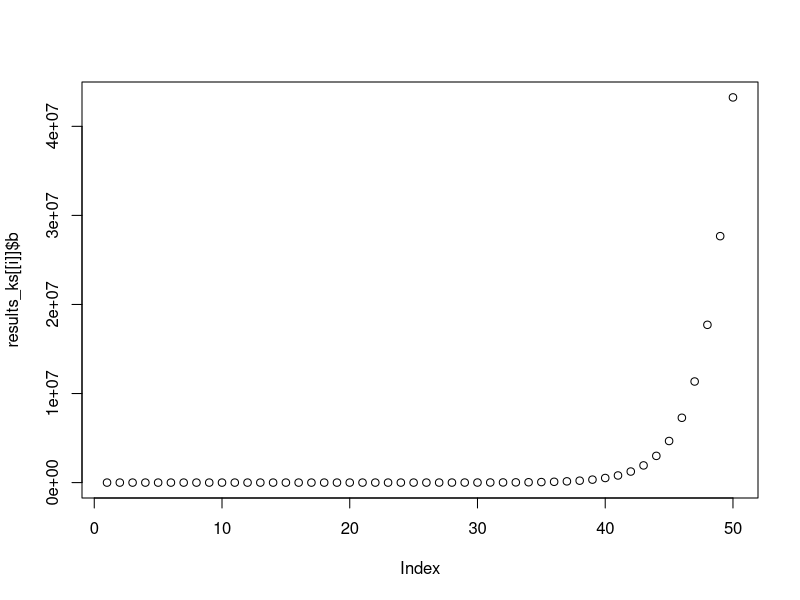
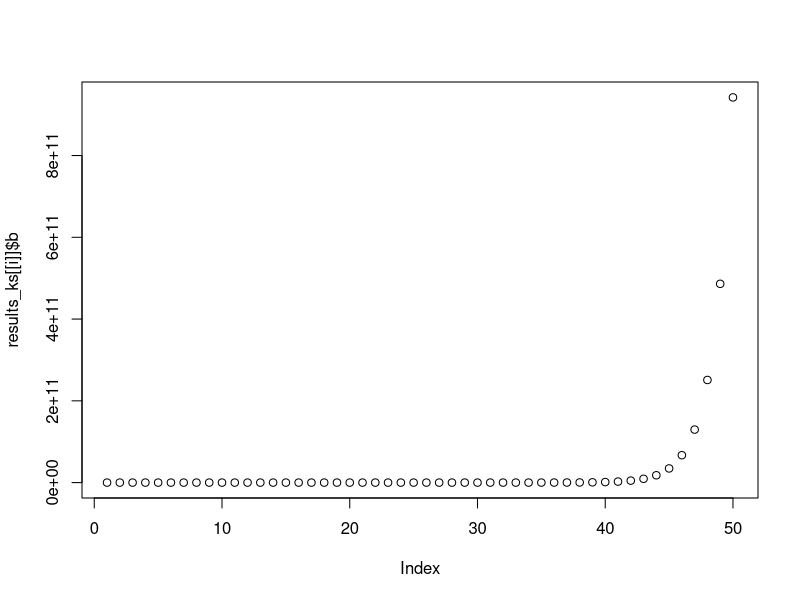
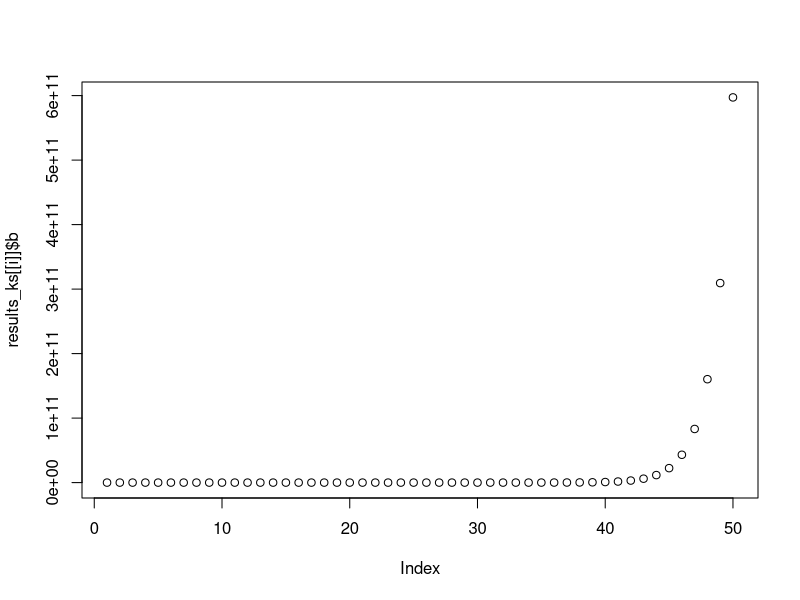
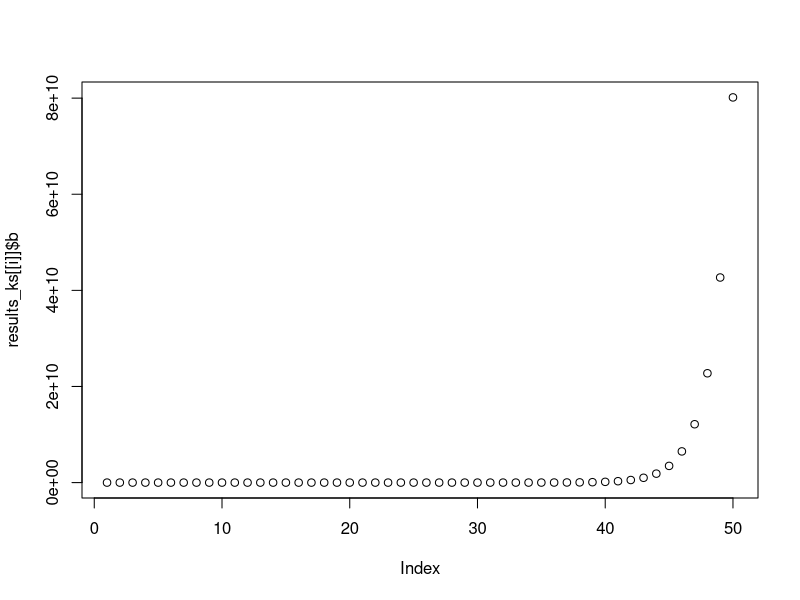
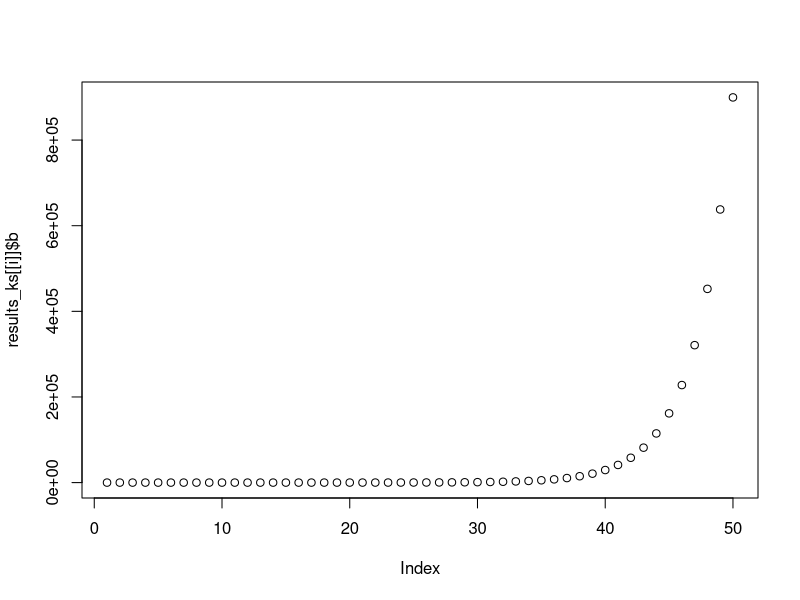
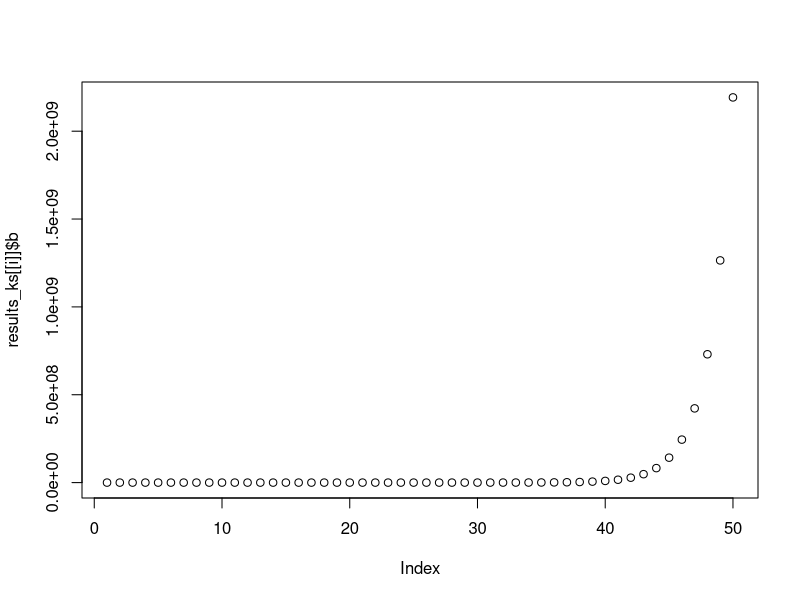
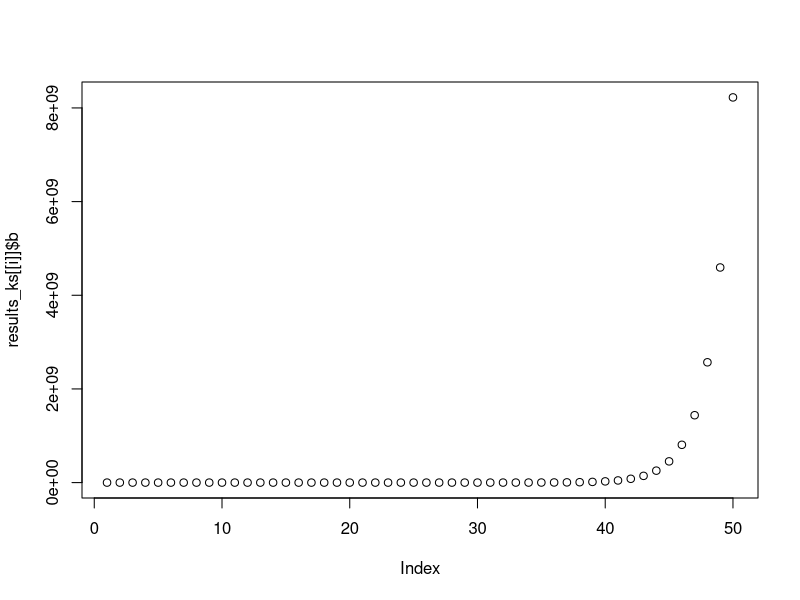
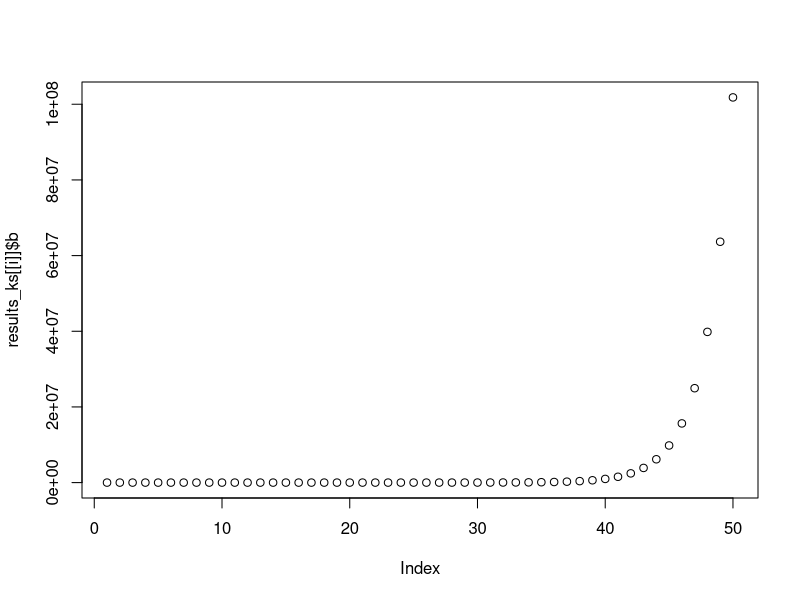

Generate these figures, in order, with R:
# Testing model behavior: Range shifts

## This version tests the impact of the magnitude of climate change on range shifts. Experiments will vary ks
## but all other inputs in the model will remain constant (assume NO change in growth rates)

# Set up a small trial number of experiments  
n_experiment = 10 

experiment <- data.frame(
  k_s = runif(n_experiment, min = 0, max = 2)) #Range shift per year
#Range shift based on a low of no movement in 50 yrs and a high of 100% in 50 yrs or 2% per year

# Model:
test_ks <- function(b, f, r, p, k, k_s, years){
  # b = 1
  # f = 1.5
  # g = 0.2
  # g_s = -0.01
  # phi = 0.188
  # years = 50   Note: these values were to help setup the initial model and ensure it ran properly - we don't need these anymore
  
  results <- data.frame(
    b = rep(NA, years), c = rep(NA, years), 
    year = 1:years, k = rep(NA, years)) #Setup the results dataframe where the outputs will be writen for however many years our experiment is running
  
  #Set the initial result for the outputs in year 1
  results$b[1] = b
  results$c[1] = f * b
  results$k[1] = k
  
  #Loop the model over the specified number of years
  for (t in 2:years) {
    
    results$b[t] = results$b[t-1] + (r / p) * results$b[t-1] * (1 - ((results$b[t-1]/results$k[t-1]) ^ p)) - results$c[t-1] #operating model - PT
    results$k[t] = results$k[t-1] * (1 + k_s) #climate model - how does k change with climate change in each year
    results$c[t] = results$b[t-1] * f #define catch - won't need this if using the climate ready management below
    
  } 
  
  return(results)
}


# Run model over experiments:
results_ks = list() 

for (i in 1:n_experiment){
  results_ks[[i]] <- test_ks(b = 0.6, f = 0.1, r = 0.2, p = 0.2, k_s = experiment$k_s[i],
                             years = 50, k = 1)
}


#Plot the change in biomass over time for all 10 experiments:
for(i in 1:n_experiment){
  plot(results_ks[[i]]$b)
}

#Save a copy of plots to look at later:
# pdf(file = "G:/Data Analysis/SomefinFishE/Models/behavior_checks/ks/b_plots.pdf",
#     width = 4,
#     height = 4)
# 
# for(i in 1:n_experiment){
#   plot(results_ks[[i]]$b)
# }
# 
# dev.off()

# Have a vector of starting k_s values to compare to the graphs
library(tidyverse)
ks_intial <- as.data.frame(experiment$k_s) %>% 
  rename(k_s = "experiment$k_s")
